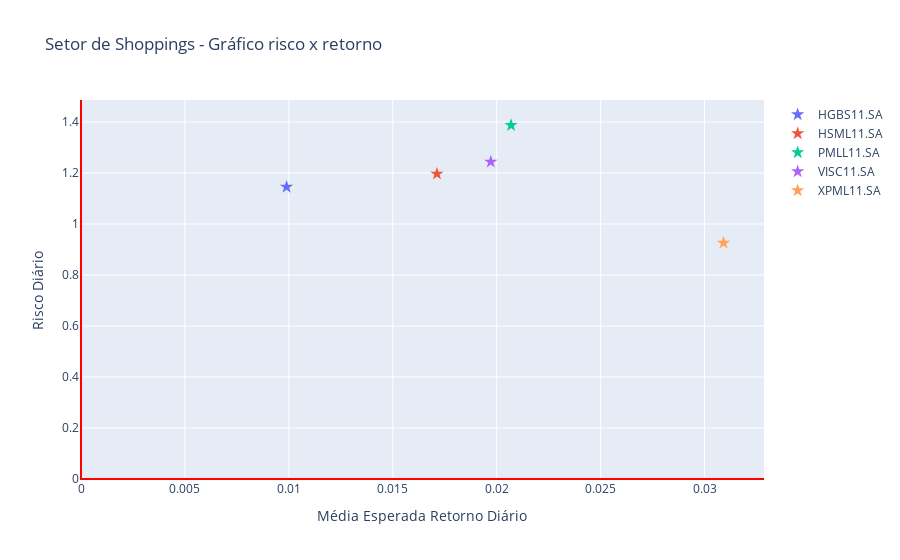

This figure's notebook cell:
### Code cell
# Relação risco-retorno
plot_risk_return(ticker=lst_ticker_fii_shopping, setor='Shoppings')

### Figure 1 — Plotly figure (JSON) as saved in the notebook; plotly's stock layout.template omitted (floating-point values rounded to 4 significant figures)
{"data": [{"marker": {"size": 10, "symbol": "star"}, "mode": "markers", "name": "HGBS11.SA", "type": "scatter", "x": [0.009891], "y": [1.145]}, {"marker": {"size": 10, "symbol": "star"}, "mode": "markers", "name": "HSML11.SA", "type": "scatter", "x": [0.01713], "y": [1.197]}, {"marker": {"size": 10, "symbol": "star"}, "mode": "markers", "name": "PMLL11.SA", "type": "scatter", "x": [0.02069], "y": [1.387]}, {"marker": {"size": 10, "symbol": "star"}, "mode": "markers", "name": "VISC11.SA", "type": "scatter", "x": [0.01972], "y": [1.244]}, {"marker": {"size": 10, "symbol": "star"}, "mode": "markers", "name": "XPML11.SA", "type": "scatter", "x": [0.03091], "y": [0.9262]}], "layout": {"shapes": [{"line": {"color": "red", "width": 2}, "type": "line", "x0": 0, "x1": 1, "xref": "x domain", "y0": 0, "y1": 0, "yref": "y"}, {"line": {"color": "red", "width": 2}, "type": "line", "x0": 0, "x1": 0, "xref": "x", "y0": 0, "y1": 1, "yref": "y domain"}], "showlegend": true, "title": {"text": "Setor de Shoppings - Gráfico risco x retorno"}, "xaxis": {"title": {"text": "Média Esperada Retorno Diário"}}, "yaxis": {"title": {"text": "Risco Diário"}}}}
